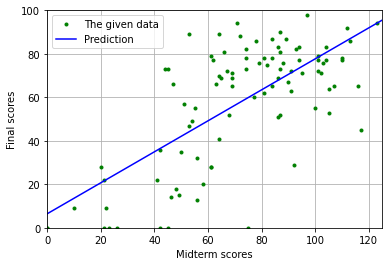

The Python source for this figure:
import glob, csv
import numpy as np
import matplotlib.pyplot as plt

def read_data(filename):
    files = glob.glob(filename)
    all_data = []
    for file in files:
        with open(file, 'r') as f:     # Construct a file object
            csv_reader = csv.reader(f) # Construct a CSV reader object
            data = []
            for line in csv_reader:
                if line and not line[0].strip().startswith('#'): # If 'line' is valid and not a header
                    data.append([int(val) for val in line])      # Append 'line' to 'data' as numbers
            all_data = all_data + data                           # Merge 'data' to 'all_data'
    return all_data

if __name__ == '__main__':
    # Load score data
    scores = np.array(read_data('data/class_score_*.csv'))
    midtm_range = np.array([0, 125])
    final_range = np.array([0, 100])
                                                 
    # Estimate a line, final = slope * midterm + y_intercept
    A = np.vstack((scores[:,0], np.ones(len(scores)))).T
    b=scores[:,1]
    line = np.matmul(np.linalg.pinv(A),b) # TODO
    
    # Predict scores
    final = lambda midterm: line[0] * midterm + line[1]
    while True:
        given = float(input('Q) Please input your midterm score (-1: exit)? '))
        if given < 0:
            break
        print(f'A) Your final score is expected to {final(given):.3f}.')

    # Plot scores and the estimated line
    plt.figure()
    plt.plot(scores[:,0], scores[:,1], 'g.', label='The given data')
    plt.plot(midtm_range, final(midtm_range), 'b-', label='Prediction')
    plt.xlabel('Midterm scores')
    plt.ylabel('Final scores')
    plt.xlim(midtm_range)
    plt.ylim(final_range)
    plt.grid()
    plt.legend()
    plt.show()
